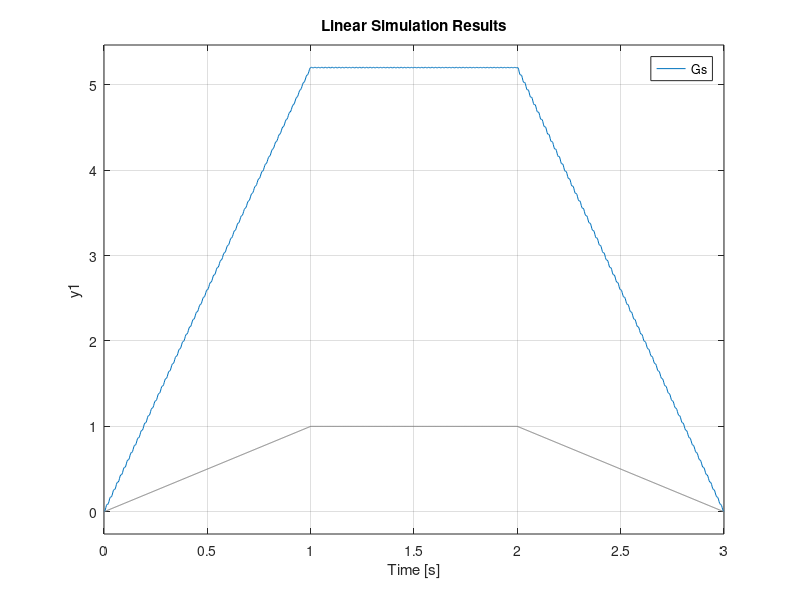
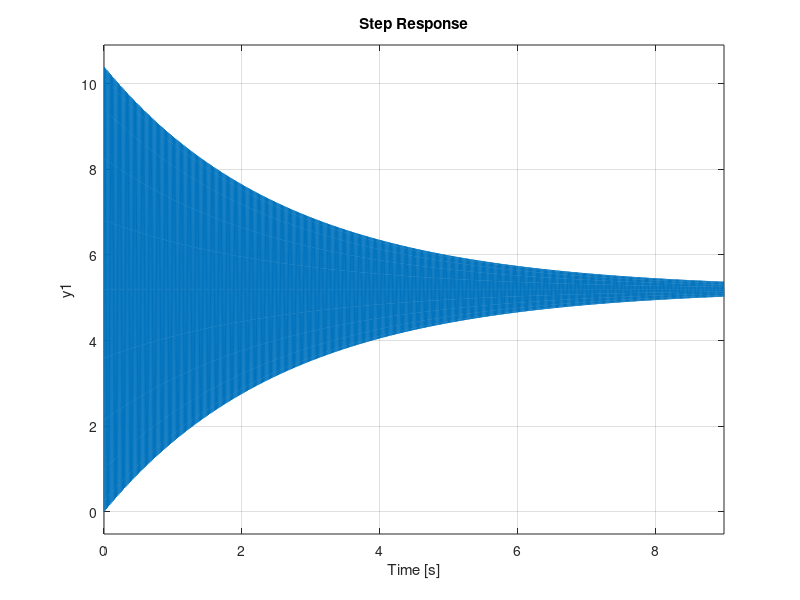

These figures' MATLAB source, in order:
%% Problem 3
clear, clc, close all
%Initializing Variables
    k = 5.2;
    Wn = 60*2*pi; %rad/sec
    zeta = 0.001;
    t = linspace(0,3,1000);
%Creating Transfer Function
    Gs = tf([(k * (Wn^2))],[1, 2*zeta*Wn, Wn^2]);
%Creating input 
    u = zeros(size(t));
    u(0 <= t & t < 1) = t(0 <= t & t < 1);
    u(1 <= t & t< 2) = 1;
    u(2 <= t & t< 3) = 1-u(0 <= t & t< 1);
%Plotting part a
    figure
    lsim(Gs,u,t)
%Plotting part c
    figure
    step(Gs)